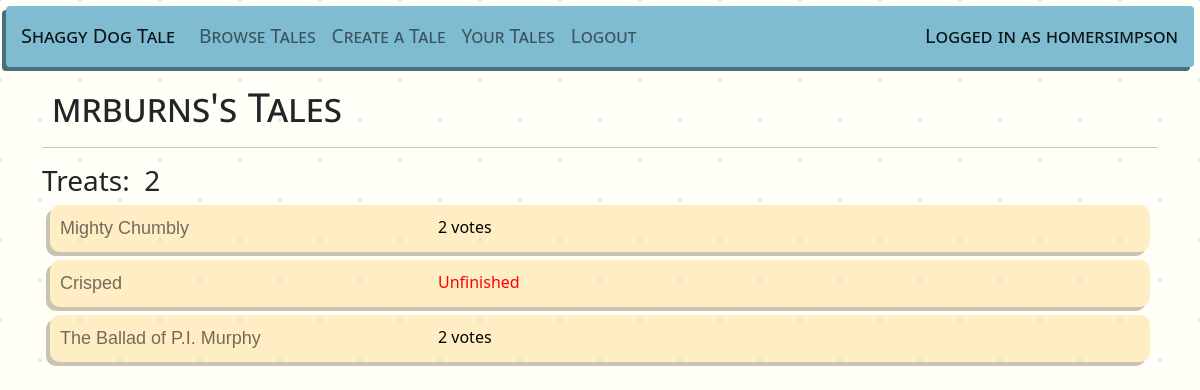
Screenshot of /shaggydogtale/contributed/8 (signed in) with the database file from the repository.
### shaggydogtale/models.py (models this page shows, shortened)
class Contribution(models.Model):
    user = models.ForeignKey(User, related_name='contributions', on_delete=models.CASCADE)
    story = models.ForeignKey(Story, related_name='contributions', on_delete=models.CASCADE)
    section = models.CharField(max_length=1) # b = beginning, m = middle, e = end

class Story(models.Model):
    title = models.CharField(max_length=100)
    beginning = models.TextField(max_length=2000)
    middle = models.TextField(max_length=2000)
    end = models.TextField(max_length=2000)

### shaggydogtale/views.py (the view)
# urls.py: path('contributed', views.Contributed, name="contributed"),
def Contributed(request, user_id=None):
    title = None
    if user_id == None:
        contributions = Contribution.objects.filter(user = request.user)
        title = 'Your Tales'
    else:
        user = User.objects.get(id=user_id)
        contributions = Contribution.objects.filter(user = user)
        title = f'{user.username}\'s Tales'
    rating = 0
    for contribution in contributions.all():
        for vote in contribution.story.votes.all():
            rating += vote.vote
    context = {
        'title': title,
        'contributions': contributions,
        'rating': rating
    }
    return render(request, 'shaggydogtale/contributed.html', context)

### shaggydogtale/templates/shaggydogtale/contributed.html
{% extends 'shaggydogtale/base.html' %}
{% block body %}
<div class="container">
    <div class="row">
        <div class="col">
            <h1 class="page-title">{{title}}</h1>
            <hr>
            <h3>Treats:&nbsp;<img src="https://cdn-icons-png.flaticon.com/512/5793/5793514.png" alt="" width="25px"> {{rating}}</h3>
                {% for contribution in contributions %}<div class="story-item">
                    <div class="col">
                        <a class="story" href="{% url 'shaggydogtale:view' contribution.story.id %}">{{contribution.story.title}}</a>
                    </div>
                    <div class="col">
                        {% if contribution.story.contributions.count < 3 %}
                            <div style="color: red">Unfinished</div>
                        {% else %}
                            {{contribution.story.votes.count}} votes
                        {% endif %}
                    </div>
                </div>
                {% endfor %}
        </div>
    </div>
</div>
{% endblock body %}

### shaggydogtale/templates/shaggydogtale/base.html (shortened to what this page needs)
{% load static %}
<!DOCTYPE html>
<html lang="en">
<head>
    <link rel="stylesheet" href="{% static 'shaggydogtale/style.css' %}">
    <link href="https://cdn.jsdelivr.net/npm/bootstrap@5.2.2/dist/css/bootstrap.min.css" rel="stylesheet">
</head>
<body class="background">
    <nav class="navbar sticky-top navbar-expand-lg navbar-light navbar-custom">
        <a class="navbar-brand nav-margin" href="{% url 'shaggydogtale:browse' %}">Shaggy Dog Tale</a>
        <div class="collapse navbar-collapse" id="navbarNav">
          <ul class="navbar-nav">
            <li class="nav-item">
              <a class="nav-link" href="{% url 'shaggydogtale:browse' %}">Browse Tales</a>
            </li>
            {% if user.is_authenticated %}
            <li class="nav-item">
              <a class="nav-link" href="{% url 'shaggydogtale:create' %}">Create a Tale</a>
            </li>
            {% endif %}
            {% if user.is_authenticated %}
              <li class="nav-item">
                <a class="nav-link" href="{% url 'shaggydogtale:contributed' %}">Your Tales</a>
              </li>
              <li class="nav-item">
                <a class="nav-link" href="{% url 'logout' %}">Logout</a>
              </li>
            {% else %}
              <li class="nav-item">
                <a class="nav-link" href="{% url 'login' %}">Login</a>
              </li>
            {% endif %}
          </ul>
        </div>
        {% if user.is_authenticated %}
          <div class="navbar-brand nav-margin">Logged in as {{user}}</div>
        {% else %}
          <div class="navbar-brand nav-margin">Logged out</div>
        {% endif %}
    </nav>
    {% block body %}
    {% endblock body %}
</body>
</html>

### shaggydogtale/static/shaggydogtale/style.css (style rules this page uses)
a.story:link { color:#0000008C; font-family: Verdana, Geneva, Tahoma, sans-serif; font-weight: 500; font-size: large; text-decoration:none; }
.page-title { font-family:'Segoe UI', Tahoma, Geneva, Verdana, sans-serif; font-weight:400; font-variant: small-caps; text-rendering:geometricPrecision; margin: 10px; }
.navbar-custom { background-color: #7FBCD2; color: black; font-family: 'Segoe UI', Tahoma, Geneva, Verdana, sans-serif; font-weight: 400; font-size: larger; font-variant: small-caps; text-rendering: optimizeLegibility; box-shadow: -4px 4px #486f7d; margin: 6px; border-radius: 4px; }
.nav-margin { margin-left: 15px; margin-right: 15px; }
.story-item { background-color: #ffca5953; margin: 8px; padding: 10px; box-shadow: -4px 4px #5a472053; border-radius: 10px; color: black; font-family: 'Segoe UI', Tahoma, Geneva, Verdana, sans-serif; display: grid; grid-template-columns: 35% 65%; }
.background { background-color: #fffff7; opacity: 1; background-image: radial-gradient(#dbedf4 2px, transparent 2px), radial-gradient(#dbedf4 2px, #fffff7 2px); background-size: 80px 80px; background-position: 0 0,40px 40px; }

### rows the page displays
Contribution: story "Mighty Chumbly", story.votes.count "2"
Contribution: story "Crisped", shows "Unfinished"
Contribution: story "The Ballad of P.I. Murphy", story.votes.count "2"

### other values shown
{{ user }} "homersimpson"
{{ title }} "mrburns's Tales"
{{ rating }} "2"
